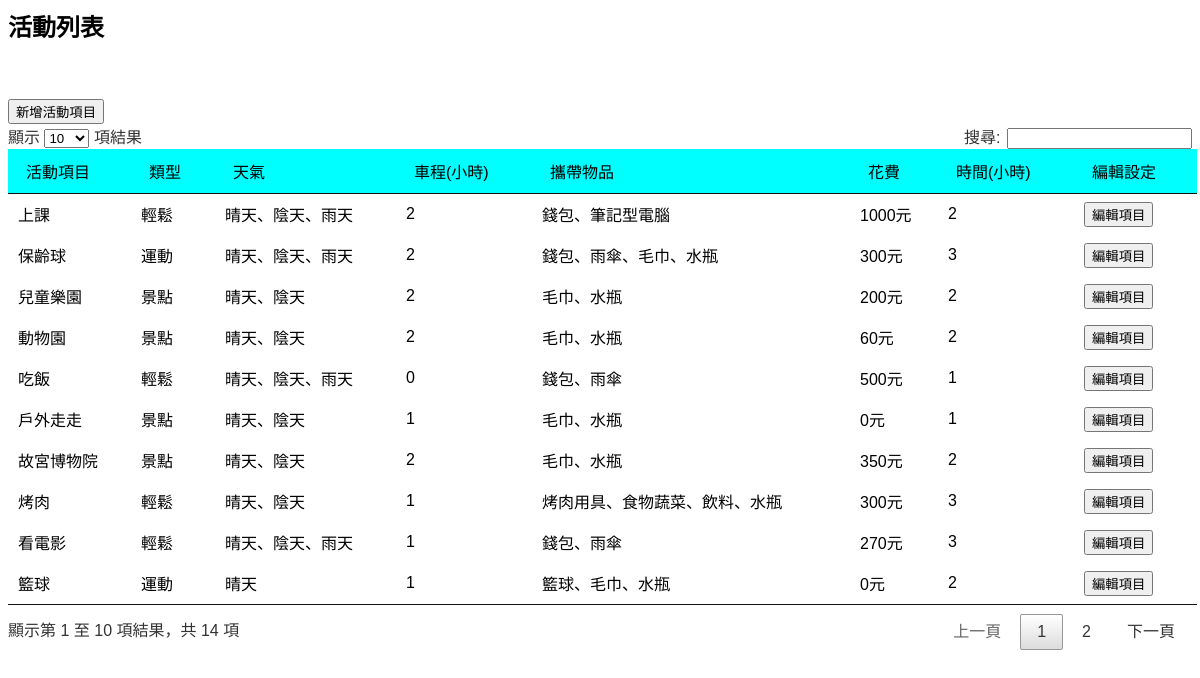
/activity.php (signed in), run on the app's committed database.
### tables this page shows
CREATE TABLE `activity` (
  `ac_id` int(6) UNSIGNED NOT NULL,
  `ac_type` int(30) NOT NULL,
  `ac_name` varchar(30) NOT NULL,
  `ac_weather` varchar(30) NOT NULL,
  `ac_drive` int(30) NOT NULL,
  `ac_carry` varchar(30) NOT NULL,
  `ac_spend` int(30) NOT NULL,
  `ac_hours` int(30) NOT NULL,
  `ac_timetype` varchar(30) NOT NULL,
  `ac_updatedate` timestamp NOT NULL DEFAULT CURRENT_TIMESTAMP ON UPDATE CURRENT_TIMESTAMP
);

### select_activity.php (called while the page is built, shortened)
<?php
    include("mysql.php");
    $sql = "select ac_id,ac_name,ac_type,(select name from activity_types where id = ac_type) as type_name,ac_weather,ac_drive,ac_carry,ac_spend,ac_hours,ac_timetype from activity";
    $query = $conn->query($sql);
    $active = $query->fetchAll(PDO::FETCH_ASSOC);
?>

### activity.php (the view, shortened to what this page needs)
<html>
  <head>
  </head>
<?php include("link.php");?>
<?php session_start();
    include("mysql.php");
    $us_admin = $_SESSION['us_admin'];
    if(!empty($us_admin)){
        include("select_activity.php");
    }
 ?>
  <body>
    <form name="showForm" method="post">
        <input type="hidden" name="admin" value="<?=$us_admin?>"/>
        <div id="button"></div>
        <H2>活動列表</H2>
        <br/><br/>
        <input type="button" style="display:none;" name="add" value="新增活動項目" onClick="add_activity()"/>
        <table id="example1">
	        <thead>
                <tr>
                    <td bgcolor="#00FFFF">活動項目</td>
                    <td bgcolor="#00FFFF">類型</td>
                    <td bgcolor="#00FFFF" >天氣</td>
                    <td bgcolor="#00FFFF">車程(小時)</td>
                    <td bgcolor="#00FFFF">攜帶物品</td>
                    <td bgcolor="#00FFFF">花費</td>
                    <td bgcolor="#00FFFF">時間(小時)</td>
                    <?php
                        if($us_admin=='Y'){
                    ?>
                        <td bgcolor="#00FFFF">編輯設定</td>
                    <?php
                        }
                    ?>
                </tr>
	        </thead>
	        <tbody>
                <?php
                    foreach ($active as $key => $value) {
                ?>
                <tr>
                    <td class="ac_name">
                        <?php echo $value["ac_name"]?>
                    </td>
                    <td class="type_name">
                        <?php echo $value["type_name"]?>
                    </td>
                    <td class="weather_name">
                        <?php
                            $acweather = $value["ac_weather"];
                            $acweather = explode(",", $acweather);
                            $wather_count = count($acweather);
                            $wather_name = "";
                            for($j=0;$j<$wather_count;$j++){
                                $aw_type = $acweather[$j];
                                $sql = "SELECT aw_name FROM activity_weather where aw_type = $aw_type";
                                $query = $conn->query($sql);
                                $awname = $query->fetchAll(PDO::FETCH_ASSOC);
                                foreach($awname as $key => $name){
                                    $wather_name = $wather_name . $name['aw_name'];
                                }
                                if($j!=$wather_count-1){
                                    $wather_name = $wather_name . "、";
                                }
                            }
                            echo $wather_name;
                        ?>
                    </td>
                    <td class="ac_drive">
                        <?php echo $value["ac_drive"]?>
                    </td>
                    <td class="ac_carry">
                        <?php echo $value["ac_carry"]?>
                    </td>
                    <td class="ac_spend">
                        <?php echo $value["ac_spend"]?>元
                    </td>
                    <td class="ac_hours">
                        <?php echo $value["ac_hours"]?>
                    </td>
                    <?php
                        if($us_admin=='Y'){
                    ?>
                        <td class="ac_edit">
                            <input type="button" value="編輯項目" onClick="edit(this)"/>
                        </td>
                    <?php
                        }
                    ?>
                </tr>
                <?php
                    }
                ?>
	        </tbody>
        </table>
    </form>
  </body>
</html>

### assets/css/style.css (style rules this page uses)
body { font-family: Arial, Helvetica, sans-serif; }
table { font-size: 1em; }

### data on the page
activity: ac_name "籃球", type_name "運動", wather_name "晴天", ac_drive "1", ac_carry "籃球、毛巾、水瓶", ac_spend "0", ac_hours "2"
activity: ac_name "保齡球", type_name "運動", wather_name "晴天、陰天、雨天", ac_drive "2", ac_carry "錢包、雨傘、毛巾、水瓶", ac_spend "300", ac_hours "3"
activity: ac_name "吃飯", type_name "輕鬆", wather_name "晴天、陰天、雨天", ac_drive "0", ac_carry "錢包、雨傘", ac_spend "500", ac_hours "1"
activity: ac_name "看電影", type_name "輕鬆", wather_name "晴天、陰天、雨天", ac_drive "1", ac_carry "錢包、雨傘", ac_spend "270", ac_hours "3"
activity: ac_name "戶外走走", type_name "景點", wather_name "晴天、陰天", ac_drive "1", ac_carry "毛巾、水瓶", ac_spend "0", ac_hours "1"
activity: ac_name "動物園", type_name "景點", wather_name "晴天、陰天", ac_drive "2", ac_carry "毛巾、水瓶", ac_spend "60", ac_hours "2"
activity: ac_name "故宮博物院", type_name "景點", wather_name "晴天、陰天", ac_drive "2", ac_carry "毛巾、水瓶", ac_spend "350", ac_hours "2"
activity: ac_name "兒童樂園", type_name "景點", wather_name "晴天、陰天", ac_drive "2", ac_carry "毛巾、水瓶", ac_spend "200", ac_hours "2"
activity: ac_name "上課", type_name "輕鬆", wather_name "晴天、陰天、雨天", ac_drive "2", ac_carry "錢包、筆記型電腦", ac_spend "1000", ac_hours "2"
activity: ac_name "烤肉", type_name "輕鬆", wather_name "晴天、陰天", ac_drive "1", ac_carry "烤肉用具、食物蔬菜、飲料、水瓶", ac_spend "300", ac_hours "3"
